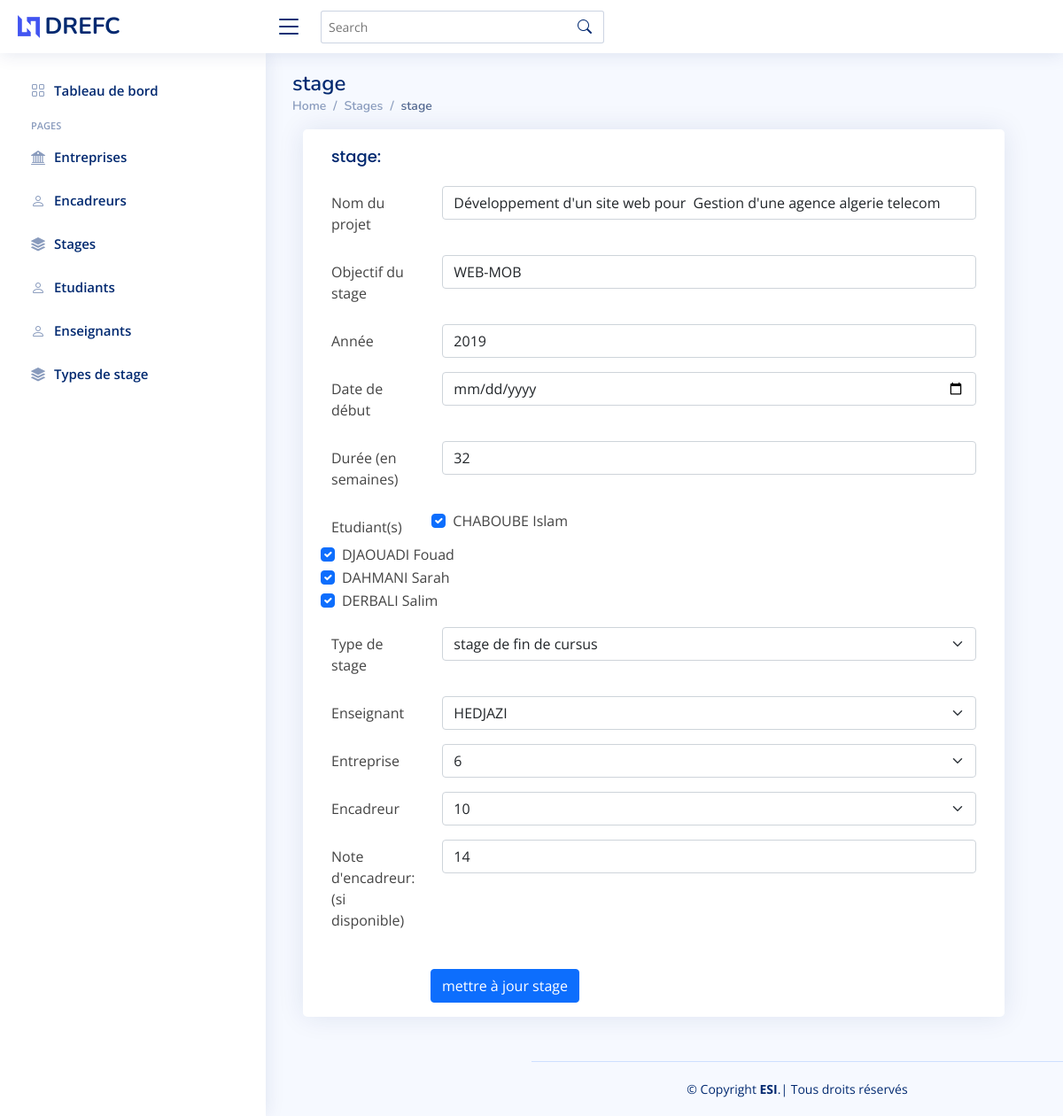
The page /stages/26 on the database its author committed.
### backend/models.py (models this page shows)
class Stage (models.Model):
    nomProjet = models.CharField(max_length=60)
    objectifStage = models.TextField(max_length=100)
    annee = models.IntegerField()
    dateDeb = models.DateField()
    dureeReel = models.IntegerField()
    type = models.ForeignKey(TypeStages, on_delete=models.CASCADE)
    encadreur  = models.ForeignKey(Encadreur,on_delete=models.CASCADE,null=True)
    enseignant =  models.ForeignKey(Enseignant,on_delete=models.CASCADE,null=True)
    entreprise = models.ForeignKey(Entreprise, on_delete=models.CASCADE)
    etudiants = models.ManyToManyField(Etudiant, related_name="stages")
    noteEvaluation = models.IntegerField( null=True)

class Etudiant(models.Model):
    choixAnnee = [('1CP', '1CP'), ('2CP', '2CP'), ('1CS', '1CS'),
                  ('2CS', '2CS'), ('3CS', '3CS')]
    matricule = models.PositiveBigIntegerField(primary_key=True)
    nomEtudiant = models.CharField(max_length=40)
    prenomEtudiant = models.CharField(max_length=30)
    dateNaiss = models.DateField()
    anneeEtudes = models.CharField(max_length=3, choices=choixAnnee)

class TypeStages(models.Model):
    désignation = models.CharField(max_length=30)
    obligatoire = models.BooleanField()
    nbrePageRapport = models.IntegerField()
    duréeEstimée = models.IntegerField()
    debutPeriode = models.CharField(max_length=20)
    finPeriode = models.CharField(max_length=20)

class Enseignant(models.Model):
    matriculeEns = models.PositiveBigIntegerField(primary_key=True)
    nomEnseignant = models.CharField(max_length=40)
    prenomEnseignant = models.CharField(max_length=30)
    grd = (('maître assistant B','maître assistant B'), ( 'maître assistant A','maître assistant A'), (
           'maître conférence B','maître conférence B'), ('maître conférence A','maître conférence A'), ( 'proffesseur','proffesseur'))
    grade = models.CharField(max_length=22, choices=grd)
    département = models.CharField(max_length=40)

class Entreprise(models.Model):
    nomEntreprise = models.CharField(max_length=40)
    secteur = models.CharField(max_length=40)
    adresseEntreprise = models.CharField(max_length=80)
    emailEntreprise = models.EmailField(null=True)
    telEntreprise = models.PositiveBigIntegerField(null=True)
    siteweb = models.CharField(max_length=60, null=True)

class Encadreur (models.Model):
    nomEncadreur = models.CharField(max_length=40)
    prenomEncadreur = models.CharField(max_length=30)
    poste = models.CharField(max_length=30, null=True)
    entreprise = models.ForeignKey(Entreprise, on_delete=models.CASCADE)

### backend/views.py (the view, shortened to what this page needs)
# urls.py: path('stages/<int:id>', setStage, name='stage'),
def setStage(request, id):
    try:
        stage = Stage.objects.get(pk=id)
        return render(request, "set/stage.html", {"data": stage})
    except:
        return render(request, "error-404.html")

### backend/templates/set/stage.html (shortened to what this page needs)
{% load static %}
<!DOCTYPE html>
<html lang="en">
  <head>
    <link
      href="{% static 'vendor/bootstrap/css/bootstrap.min.css' %}"
      rel="stylesheet"
    />
    <link
      href="{% static 'vendor/bootstrap-icons/bootstrap-icons.css' %}"
      rel="stylesheet"
    />
    <link href=" {% static 'style.css' %}" rel="stylesheet" />
  </head>
<body>
  <main id="main" class="main">
    <div class="pagetitle">
      <h1> stage</h1>
      <nav>
        <ol class="breadcrumb">
          <li class="breadcrumb-item"><a href="/">Home</a></li>
          <li class="breadcrumb-item"><a href="{% url 'stages' %}">Stages</a></li>
          <li class="breadcrumb-item active">  stage</li>
        </ol>
      </nav>
    </div>
    <section class="section">
      <div class="row  container-md ">
          <div class=" card  " style="height: max-content;">
            <div class="card-body">
              <h5 class="card-title">  stage: </h5>
              <form method="POST" action="{% url 'stage' data.id%}">
                <div class="row mb-3">
                  <label  class="col-sm-2 col-form-label">Nom du projet</label>
                  <div class="col-sm-10">
                    <input  value="{{data.nomProjet}}" type="text" name="nom" required class="form-control">
                  </div>
                </div>
                <div class="row mb-3">
                    <label  class="col-sm-2 col-form-label">Objectif du stage</label>
                    <div class="col-sm-10">
                      <input type="text" name="obj" value="{{data.objectifStage}}" required class="form-control">
                    </div>
                  </div>
                <div class="row mb-3">
                    <label  class="col-sm-2 col-form-label">Année</label>
                    <div class="col-sm-10">
                      <input type="number" value="{{data.annee}}" name="annee" required class="form-control">
                    </div>
                  </div>
                <div class="row mb-3">
                    <label  class="col-sm-2 col-form-label">Date de début</label>
                    <div class="col-sm-10">
                      <input type="date" name="date" value="{{data.dateDeb}}" required class="form-control">
                    </div>
                  </div>
                <div class="row mb-3">
                    <label  class="col-sm-2 col-form-label">Durée (en semaines)</label>
                    <div class="col-sm-10">
                      <input type="number" value="{{data.dureeReel}}" name="duree" required class="form-control">
                    </div>
                  </div>
                  <div class="row mb-3">
                    <label  class="col-sm-2 col-form-label">Etudiant(s)</label>
                {% for et in data.etudiants.all  %}
                    <div class="form-check col-sm-10">
                      <input class="form-check-input" type="checkbox" checked value="{{et.matricule}}"  >
                      <label class="form-check-label">
                        {{et.nomEtudiant}} {{et.prenomEtudiant}}
                       </label>
                    </div>
                    {% endfor %}
                </div>
                <div class="row mb-3">
                    <label  class="col-sm-2  col-form-label">Type de stage</label>
                    <div class="col-sm-10">
                      <select name="type" class="form-select" >
                        <option  value="{{ data.type.id }}" selected>{{data.type.désignation}}</option>
                      </select>
                    </div>
                </div>
                  <div class="row mb-3">
                    <label  class="col-sm-2 col-form-label">Enseignant</label>
                    <div class="col-sm-10">
                      <select required name="ens" class="form-select" >
                        <option value="{{ data.enseignant.matriculeEns }}" selected>{{data.enseignant.nomEnseignant}}</option>
                    </select>
                    </div>
                  </div>
                  <div class="row mb-3">
                    <label  class="col-sm-2 col-form-label">Entreprise</label>
                <div class="col-sm-10">
                  <select name="ent" class="form-select" >
                    <option value="{{ data.entreprise.id }}" selected>{{ data.entreprise.id }}</option>
                  </select>
                </div>
               </div>
                  <div class="row mb-3">
                        <label  class="col-sm-2 col-form-label">Encadreur</label>
                    <div class="col-sm-10">
                      <select name="enc" class="form-select" >
                        <option value="{{ data.encadreur.id }}" selected>{{ data.encadreur.id }}</option>
                      </select>
                    </div>
                  </div>
                  <div class="row mb-3">
                    <label  class="col-sm-2 col-form-label">Note d'encadreur: (si disponible) </label>
                    <div class="col-sm-10">
                      <input value="{{ data.noteEvaluation }}" type="number" name="note" class="form-control">
                    </div>
                  </div>
                </div>
                <div class="row mb-3">
                  <label class="col-sm-2 col-form-label"></label>
                  <div class="col-sm-10">
                    <button type="submit" class="btn btn-primary"> mettre à jour stage</button>
                  </div>
                </div>
            </div>
          </div>
    </section>
  </main>
<div id="footer"></div>
</body>
</html>

### backend/static/style.css (style rules this page uses)
:root { scroll-behavior: smooth; }
body { font-family: "Open Sans", sans-serif; background: #f6f9ff; color: #444444; }
a { color: #4154f1; text-decoration: none; }
h1, h2, h3, h4, h5, h6 { font-family: "Nunito", sans-serif; }
#main { margin-top: 60px; padding: 20px 30px; transition: all 0.3s; }
.pagetitle { margin-bottom: 10px; }
.pagetitle h1 { font-size: 24px; margin-bottom: 0; font-weight: 600; color: #012970; }
.card { margin-bottom: 30px; border: none; border-radius: 5px; box-shadow: 0px 0 30px rgba(1, 41, 112, 0.1); overflow: hidden; }
.card-title { padding: 20px 0 15px 0; font-size: 18px; font-weight: 500; color: #012970; font-family: "Poppins", sans-serif; }
.card-body { padding: 0 20px 20px 20px; }
.breadcrumb { font-size: 14px; font-family: "Nunito", sans-serif; color: #899bbd; font-weight: 600; }
.breadcrumb a { color: #899bbd; transition: 0.3s; }
.breadcrumb .breadcrumb-item::before { color: #899bbd; }
.breadcrumb .active { color: #51678f; font-weight: 600; }
@media (min-width: 1200px) { #main, #footer { margin-left: 300px; } }

### rows shown on the page
Stage: nom "Développement d'un site web pour Gestion d'une agence algerie telecom", obj "WEB-MOB", annee "2019", duree "32", type "stage de fin de cursus", ens "HEDJAZI", ent "6", enc "10", note "14"
Etudiant: nomEtudiant "CHABOUBE", prenomEtudiant "Islam"
Etudiant: nomEtudiant "DJAOUADI", prenomEtudiant "Fouad"
Etudiant: nomEtudiant "DAHMANI", prenomEtudiant "Sarah"
Etudiant: nomEtudiant "DERBALI", prenomEtudiant "Salim"
